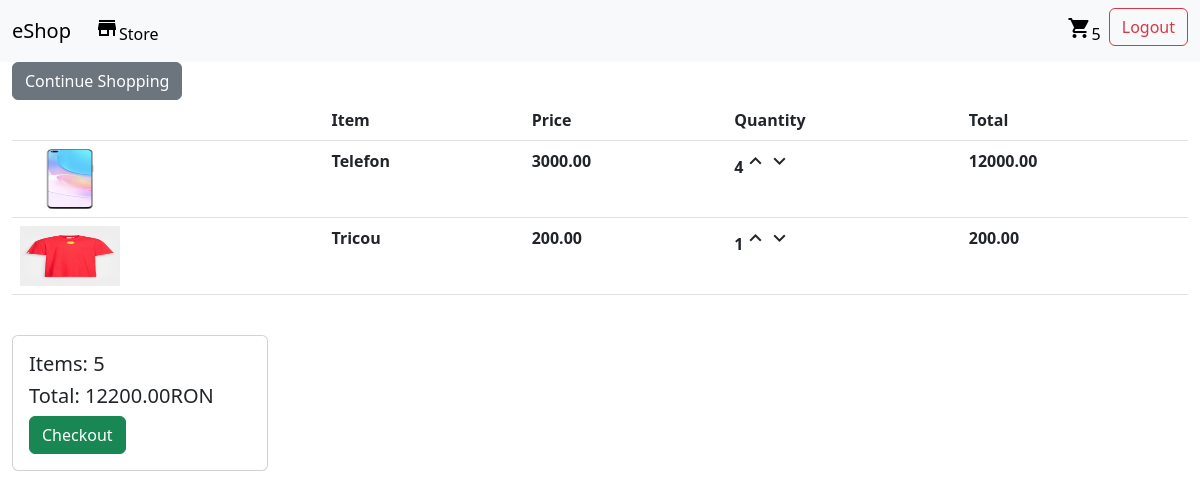
The app's page /cart/ (signed in) with its own data.
### shop/models.py (models this page shows, shortened)
class OrderItem(models.Model):
    product = models.ForeignKey(Product, on_delete=models.SET_NULL, blank=True, null=True)
    order = models.ForeignKey(Order, on_delete=models.SET_NULL, blank=True, null=True)
    quantity = models.IntegerField(default=0, null=True, blank=True)
    date_added = models.DateTimeField(auto_now_add=True)
    @property
    def get_total(self):
        total = self.product.price * self.quantity
        return total

class Product(models.Model):
    name = models.CharField(max_length=200, null=True)
    price = models.DecimalField(max_digits=7, decimal_places=2)
    digital = models.BooleanField(default=False, null=True, blank=True)
    image = models.ImageField(null=True, blank=True)
    category = models.ForeignKey(Category, on_delete=models.SET_NULL, blank=True, null=True)
    @property
    def imageURL(self):
        try:
            url = self.image.url
        except:
            url = ''
        return url

class Order(models.Model):
    customer = models.ForeignKey(Customer, on_delete=models.SET_NULL, null=True, blank=True)
    date_orderd = models.DateTimeField(auto_now_add=True)
    complete = models.BooleanField(default=False, null=True, blank=True)
    transaction_id = models.CharField(max_length=200, null=True)
    @property
    def get_cart_total(self):
        orderitems = self.orderitem_set.all()
        total = sum([item.get_total for item in orderitems])
        return total
    @property
    def get_cart_items(self):
        orderitems = self.orderitem_set.all()
        total = sum([item.quantity for item in orderitems])
        return total

### shop/views.py (the view)
# urls.py: path('cart/', views.cart, name="cart"),
def cart(request):
    data = cartData(request)
    cartItems = data['cartItems']
    order = data['order']
    items = data['items']
    context = {'items': items, 'order': order, 'cartItems': cartItems}
    return render(request, 'store/cart.html', context)

### shop/utils.py (called while the page is built)
def cartData(request):
    if request.user.is_authenticated:
        customer = request.user.customer
        orders = Order.objects.filter(customer=customer, complete=False)
        if orders.exists():
            order = orders.first()
        else:
            order = Order.objects.create(customer=customer)
        items = order.orderitem_set.all()
        cartItems = order.get_cart_items
    else:
        cookieData = cookieCart(request)
        cartItems = cookieData['cartItems']
        order = cookieData['order']
        items = cookieData['items']
    return {'cartItems': cartItems, 'order': order, 'items': items}

### templates/store/cart.html (shortened to what this page needs)
{% extends 'base.html' %}
{% load static %}
{% block content %}
    <div class="container-fluid">
    <a href="{% url 'store' %}"><button class="btn btn-secondary">Continue Shopping</button></a>
        <table class="table">
            <thead>
            <tr>
                <th></th>
                <th>Item</th>
                <th>Price</th>
                <th>Quantity</th>
                <th>Total</th>
            </tr>
            </thead>
            <tbody>
            {% for item in items %}
                <tr>
                    <th><img class="row-image" src="{{ item.product.imageURL }}" class="card-img-top" width="100"
                             height="60"></th>
                    <th>{{ item.product.name }}</th>
                    <th>{{ item.product.price }}</th>
                    <th>{{ item.quantity }}<i class="material-icons update-cart" data-product={{ item.product.id }}
                                              data-action="add">expand_less</i><i class="material-icons update-cart"
                                                                                  data-product={{ item.product.id }}
                                                                                  data-action="remove">expand_more</i>
                    </th>
                    <th>{{ item.get_total }}</th>
                </tr>
            {% endfor %}
            </tbody>
        </table>
        <div class="card" style="width: 16rem;">
            <div class="card-body">
                <h5>Items: {{ order.get_cart_items }}</h5>
                <h5>Total: {{ order.get_cart_total }}RON</h5>
                <button class="btn btn-success"><a class="nav-link active" aria-current="page"
                                                   href="{% url 'checkout' %}">Checkout</a></button>
            </div>
        </div>
    </div>
{% endblock %}

### static/css/my_style.css (style rules this page uses)
.table { margin-bottom: 40px; }

### records on screen
OrderItem: product.imageURL (picture), product.name "Telefon", product.price "3000.00", quantity "4", get_total "12000.00"
OrderItem: product.imageURL (picture), product.name "Tricou", product.price "200.00", quantity "1", get_total "200.00"
Order: get_cart_items "5", get_cart_total "12200.00"

### other values on screen
{{ cartItems }} "5"
